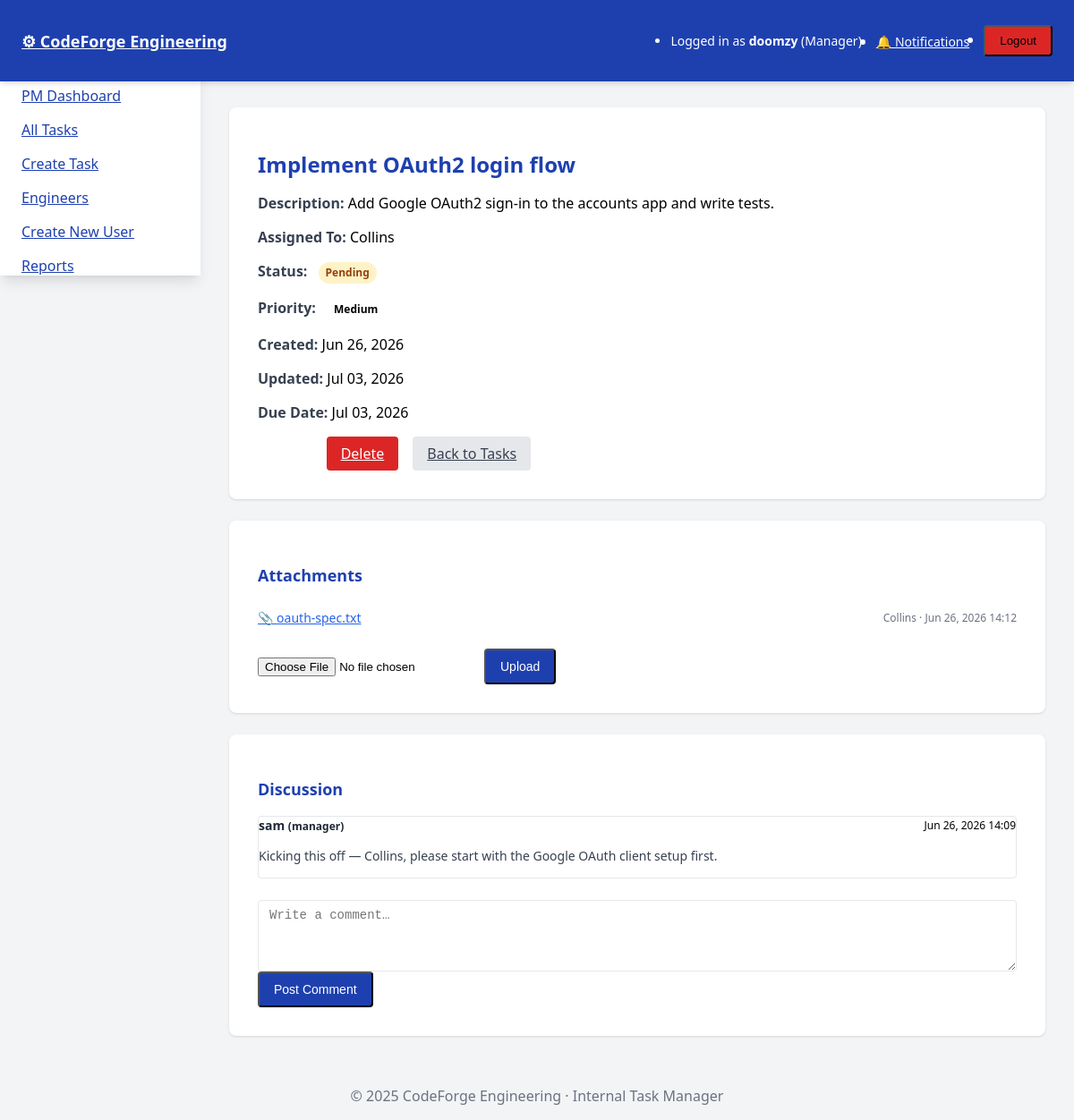
Screenshot of /tasks/8/ (signed in) with the database file from the repository.
### tasks/models.py (models this page shows, shortened)
class User(AbstractUser):
    ROLE_CHOICES = (
        ('manager', 'Project Manager'),
        ('worker', 'Engineer'),
    )
    role = models.CharField(max_length=10, choices=ROLE_CHOICES)

class Task(models.Model):
    STATUS_CHOICES = (
        ('pending', 'Pending'),
        ('in_progress', 'In Progress'),
        ('completed', 'Completed'),
    )
    PRIORITY_CHOICES = (
        ('low', 'Low'),
        ('medium', 'Medium'),
        ('high', 'High'),
    )
    title = models.CharField(max_length=255)
    description = models.TextField(blank=True)
    assigned_to = models.ForeignKey(User, on_delete=models.CASCADE, related_name='tasks')
    status = models.CharField(max_length=20, choices=STATUS_CHOICES, default='pending')
    priority = models.CharField(max_length=10, choices=PRIORITY_CHOICES, default='medium')
    created_at = models.DateTimeField(auto_now_add=True)
    updated_at = models.DateTimeField(auto_now=True)
    due_date = models.DateField(null=True, blank=True)
    completed_at = models.DateTimeField(null=True, blank=True)

class TaskAttachment(models.Model):
    task = models.ForeignKey(Task, on_delete=models.CASCADE, related_name='attachments')
    file = models.FileField(upload_to='task_attachments/')
    uploaded_by = models.ForeignKey(User, on_delete=models.SET_NULL, null=True, related_name='uploads')
    uploaded_at = models.DateTimeField(auto_now_add=True)
    class Meta:
        ordering = ['-uploaded_at']
    @property
    def filename(self):
        import os
        return os.path.basename(self.file.name)

class TaskComment(models.Model):
    task = models.ForeignKey(Task, on_delete=models.CASCADE, related_name='comments')
    author = models.ForeignKey(User, on_delete=models.CASCADE, related_name='task_comments')
    body = models.TextField()
    created_at = models.DateTimeField(auto_now_add=True)
    class Meta:
        ordering = ['created_at']  # oldest first, like a thread

### tasks/views.py (the view)
# urls.py: path('tasks/<int:pk>/', TaskDetailView.as_view(), name='task_detail'),
class TaskDetailView(LoginRequiredMixin, DetailView):
    model = Task
    template_name = 'core/task_detail.html'
    context_object_name = 'task'
    def get_context_data(self, **kwargs):
        ctx = super().get_context_data(**kwargs)
        ctx['comments'] = self.object.comments.select_related('author')
        ctx['attachments'] = self.object.attachments.select_related('uploaded_by')
        ctx['comment_form'] = TaskCommentForm()
        ctx['attachment_form'] = TaskAttachmentForm()
        return ctx

### tasks/forms.py
class TaskCommentForm(forms.ModelForm):
    class Meta:
        model = TaskComment
        fields = ['body']
        widgets = {
            'body': forms.Textarea(attrs={
                'rows': 3,
                'placeholder': 'Write a comment…',
                'class': 'w-full border rounded px-3 py-2',
            }),
        }

class TaskAttachmentForm(forms.ModelForm):
    class Meta:
        model = TaskAttachment
        fields = ['file']

### tasks/context_processors.py (called while the page is built)
def notifications(request):
    if not request.user.is_authenticated:
        return {}
    qs = request.user.notifications.all()
    return {
        'nav_notifications': qs[:8],
        'nav_unread_count': qs.filter(is_read=False).count(),
    }

### tasks/templates/core/task_detail.html (shortened to what this page needs)
{% extends "base.html" %}
{% block content %}
<div class="max-w-3xl mx-auto my-10">
    <div class="bg-white shadow rounded-lg p-8">
        <h1 class="text-2xl font-bold text-blue-800 mb-4">{{ task.title }}</h1>
        {% if task.description %}
            <p class="mb-2"><span class="font-semibold text-gray-700">Description:</span> {{ task.description }}</p>
        {% endif %}
        <p class="mb-2"><span class="font-semibold text-gray-700">Assigned To:</span> {{ task.assigned_to.username }}</p>
        <p class="mb-2"><span class="font-semibold text-gray-700">Status:</span>
            {% if task.status == 'pending' %}
                <span class="ml-2 inline-flex items-center px-2 py-1 rounded-full text-xs font-semibold bg-yellow-100 text-yellow-800">Pending</span>
            {% elif task.status == 'in_progress' %}
                <span class="ml-2 inline-flex items-center px-2 py-1 rounded-full text-xs font-semibold bg-blue-100 text-blue-800">In Progress</span>
            {% elif task.status == 'completed' %}
                <span class="ml-2 inline-flex items-center px-2 py-1 rounded-full text-xs font-semibold bg-green-100 text-green-800">Completed</span>
            {% else %}
                <span class="ml-2 inline-flex items-center px-2 py-1 rounded-full text-xs font-semibold bg-gray-100 text-gray-800">{{ task.status }}</span>
            {% endif %}
        </p>
        <p class="mb-2"><span class="font-semibold text-gray-700">Priority:</span>
            {% if task.priority == 'high' %}
                <span class="ml-2 inline-flex items-center px-2 py-1 rounded-full text-xs font-semibold bg-red-100 text-red-800">High</span>
            {% elif task.priority == 'medium' %}
                <span class="ml-2 inline-flex items-center px-2 py-1 rounded-full text-xs font-semibold bg-orange-100 text-orange-800">Medium</span>
            {% else %}
                <span class="ml-2 inline-flex items-center px-2 py-1 rounded-full text-xs font-semibold bg-gray-100 text-gray-700">Low</span>
            {% endif %}
        </p>
        <p class="mb-2"><span class="font-semibold text-gray-700">Created:</span> {{ task.created_at|date:"M d, Y" }}</p>
        <p class="mb-2"><span class="font-semibold text-gray-700">Updated:</span> {{ task.updated_at|date:"M d, Y" }}</p>
        <p class="mb-2"><span class="font-semibold text-gray-700">Due Date:</span>
            {% if task.due_date %}
                {{ task.due_date|date:"M d, Y" }}
            {% else %}
                <span class="text-gray-500">No due date</span>
            {% endif %}
        </p>
        <div class="mt-4 flex space-x-4">
            {% if user.is_authenticated %}
                {% if user.is_superuser or user.role == 'manager' %}
                    <a href="{% url 'task_update' task.pk %}" class="bg-yellow-600 text-white px-4 py-2 rounded hover:bg-yellow-700 transition">Edit</a>
                    <a href="{% url 'task_delete' task.pk %}" class="bg-red-600 text-white px-4 py-2 rounded hover:bg-red-700 transition">Delete</a>
                {% elif user.role == 'worker' and task.assigned_to == user %}
                    <a href="{% url 'worker_task_update' task.pk %}" class="bg-green-600 text-white px-4 py-2 rounded hover:bg-green-700 transition">Update Status</a>
                {% endif %}
            {% endif %}
            <a href="{% url 'task_list' %}" class="bg-gray-200 text-gray-700 px-4 py-2 rounded hover:bg-gray-300 transition">Back to Tasks</a>
        </div>
    </div>
    <div class="bg-white shadow rounded-lg p-8 mt-6">
        <h2 class="text-lg font-bold text-blue-800 mb-4">Attachments</h2>
        {% if attachments %}
            <ul style="list-style:none;padding-left:0" class="divide-y divide-gray-100 mb-4">
                {% for att in attachments %}
                <li class="py-2 flex items-center justify-between text-sm">
                    <a href="{{ att.file.url }}" target="_blank" class="text-blue-600 hover:underline">📎 {{ att.filename }}</a>
                    <span class="text-gray-500 text-xs">
                        {{ att.uploaded_by.username|default:"—" }} · {{ att.uploaded_at|date:"M d, Y H:i" }}
                    </span>
                </li>
                {% endfor %}
            </ul>
        {% else %}
            <p class="text-gray-500 text-sm mb-4">No files attached yet.</p>
        {% endif %}
        <form method="post" action="{% url 'add_attachment' task.pk %}" enctype="multipart/form-data" class="flex items-center gap-3">
            {{ attachment_form.file }}
            <button type="submit" class="bg-blue-800 text-white px-4 py-2 rounded text-sm hover:bg-blue-900 transition">Upload</button>
        </form>
    </div>
    <div class="bg-white shadow rounded-lg p-8 mt-6">
        <h2 class="text-lg font-bold text-blue-800 mb-4">Discussion</h2>
        {% if comments %}
            <ul style="list-style:none;padding-left:0" class="space-y-3 mb-6">
                {% for c in comments %}
                <li class="border border-gray-100 rounded p-3">
                    <div class="flex items-center justify-between mb-1">
                        <span class="font-semibold text-sm text-gray-800">{{ c.author.username }}
                            <span class="text-xs font-normal text-gray-400">({{ c.author.role }})</span>
                        </span>
                        <span class="text-xs text-gray-400">{{ c.created_at|date:"M d, Y H:i" }}</span>
                    </div>
                    <p class="text-sm text-gray-700 whitespace-pre-line">{{ c.body }}</p>
                </li>
                {% endfor %}
            </ul>
        {% else %}
            <p class="text-gray-500 text-sm mb-6">No comments yet. Start the discussion.</p>
        {% endif %}
        <form method="post" action="{% url 'add_comment' task.pk %}">
            {{ comment_form.body }}
            <button type="submit" class="mt-3 bg-blue-800 text-white px-4 py-2 rounded text-sm hover:bg-blue-900 transition">Post Comment</button>
        </form>
    </div>
</div>
{% endblock %}

### tasks/templates/base.html (shortened to what this page needs)
<!DOCTYPE html>
<html lang="en">
<head>
    {% load static %}
    <link rel="stylesheet" href="{% static 'css/tailwind-offline.css' %}">
</head>
<body class="bg-gray-100">
    <header class="fixed top-0 left-0 w-full bg-blue-800 text-white z-40 shadow-md">
        <nav class="flex items-center justify-between px-6 py-3">
            <div class="text-lg font-bold">
                <a href="{% url 'role_redirect' %}">⚙ CodeForge Engineering</a>
            </div>
            <ul class="flex items-center space-x-4">
                {% if user.is_authenticated %}
                    <li class="text-sm">Logged in as <span class="font-semibold">{{ user.username }}</span> (<span class="capitalize">{{ user.role }}</span>)</li>
                    <li>
                        <a href="{% url 'notifications' %}" class="relative inline-flex items-center text-white text-sm hover:underline">
                            🔔 Notifications
                        </a>
                    </li>
                    <li>
                        <form action="{% url 'logout' %}" method="post">
                            <button type="submit" class="bg-red-600 px-4 py-2 rounded hover:bg-red-700 transition">Logout</button>
                        </form>
                    </li>
                {% endif %}
            </ul>
        </nav>
    </header>
    {% if user.is_authenticated %}
    <aside class="fixed top-16 left-0 h-[calc(100vh-4rem)] w-56 bg-white shadow-lg z-30 flex flex-col pt-8">
        <nav class="flex flex-col space-y-4 px-6">
                {% if user.is_superuser %}
                    <a href="{% url 'manager_dashboard' %}" class="text-blue-800 hover:underline">PM Dashboard</a>
                    <a href="{% url 'task_list' %}" class="text-blue-800 hover:underline">All Tasks</a>
                    <a href="{% url 'task_create' %}" class="text-blue-800 hover:underline">Create Task</a>
                    <a href="{% url 'engineer_list' %}" class="text-blue-800 hover:underline">Engineers</a>
                    <a href="{% url 'register' %}" class="text-blue-800 hover:underline">Create New User</a>
                    <a href="{% url 'reports' %}" class="text-blue-800 hover:underline">Reports</a>
                {% elif user.role == 'manager' %}
                    <a href="{% url 'manager_dashboard' %}" class="text-blue-800 hover:underline">PM Dashboard</a>
                    <a href="{% url 'task_list' %}" class="text-blue-800 hover:underline">All Tasks</a>
                    <a href="{% url 'task_create' %}" class="text-blue-800 hover:underline">Create Task</a>
                    <a href="{% url 'engineer_list' %}" class="text-blue-800 hover:underline">Engineers</a>
                    <a href="{% url 'register' %}" class="text-blue-800 hover:underline">Create New User</a>
                    <a href="{% url 'reports' %}" class="text-blue-800 hover:underline">Reports</a>
                {% elif user.role == 'worker' %}
                    <a href="{% url 'worker_dashboard' %}" class="text-blue-800 hover:underline">Engineer Dashboard</a>
                    <a href="{% url 'task_list' %}" class="text-blue-800 hover:underline">My Tasks</a>
                    <a href="{% url 'reports' %}" class="text-blue-800 hover:underline">My Reports</a>
                {% else %}
                    <a href="{% url 'task_list' %}" class="text-blue-800 hover:underline">Tasks</a>
                    <a href="{% url 'reports' %}" class="text-blue-800 hover:underline">Reports</a>
                {% endif %}
        </nav>
    </aside>
    {% endif %}
    <main class="{% if user.is_authenticated %}ml-56{% endif %} pt-20 px-8">
        {% block content %}{% endblock %}
    </main>
    <footer class="mt-10 text-center text-gray-500 py-4">
        &copy; {{ year|default:2025 }} CodeForge Engineering · Internal Task Manager
    </footer>
</body>
</html>

### rows the page displays
User: username "doomzy", role "Manager"
Task: title "Implement OAuth2 login flow", description "Add Google OAuth2 sign-in to the accounts app and write tests.", assigned_to.username "Collins", created_at "Jun 26, 2026", updated_at "Jul 03, 2026", due_date "Jul 03, 2026"
TaskAttachment: filename "oauth-spec.txt", uploaded_by.username "Collins", uploaded_at "Jun 26, 2026 14:12"
TaskComment: author.username "sam", author.role "manager", created_at "Jun 26, 2026 14:09", body "Kicking this off — Collins, please start with the Google OAuth client setup first."

### other values shown
{{ year|default:2025 }} "2025"
